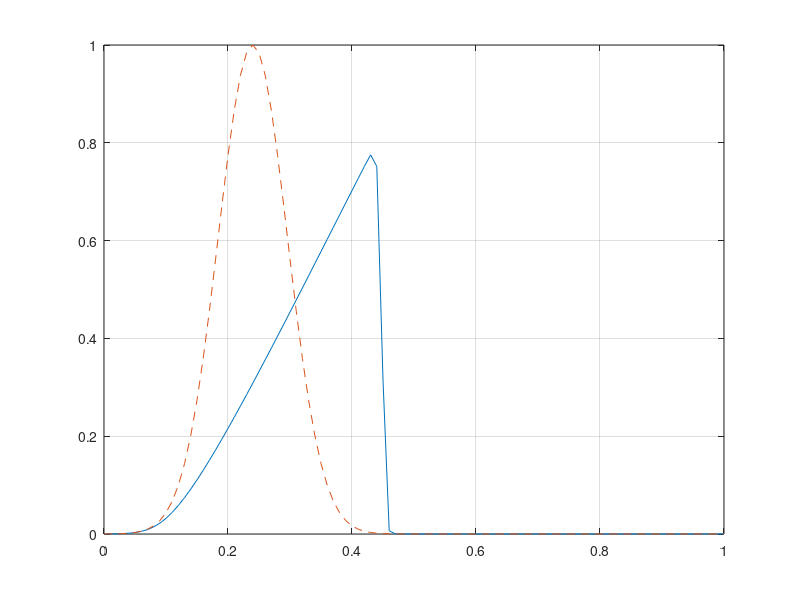

MATLAB code for this plot:
%upwind scheme of conservation law
%input
deltaX=0.01;t=0.3;
%exact solution
y=@(x,t)x-t./(1+x.^2);
%function
deltaT=deltaX;
mu=deltaT./deltaX;
%a(x,t)
a=@(x,t)(1+x^2)/(1+2*x*t+2*x^2+x^4);
%region
N=round(t./deltaT);
M=round(1./deltaX)+1;
U=zeros(N,M);
F=zeros(N,M);
%initial condition
g=@(x)exp(-10*(4*x-1)^2);
for i=1:M
    U(1,i)=g(i*deltaX);
end
for j=2:N
    for k=1:M
        F(j-1,k)=0.5*U(j-1,k)^2;
    end
    for i=2:(M-1)        
        A1=(F(j-1,i+1)-F(j-1,i))./(U(j-1,i+1)-U(j-1,i));
        A2=(F(j-1,i)-F(j-1,i-1))./(U(j-1,i)-U(j-1,i-1));
        U(j,i)=U(j-1,i)-0.5*mu*((1-sign(A1))*(F(j-1,i+1)-F(j-1,i))+(1+sign(A2))*(F(j-1,i)-F(j-1,i-1)));
    end
end
xx=0:deltaX:1;
plot(xx,U(N,:))
hold on;
yy=y(xx,N*deltaT);
U_exact=zeros(1,M);
for k=1:M
    U_exact(k)=g(k*deltaX);
end
plot(xx,U_exact,'--')
grid on;